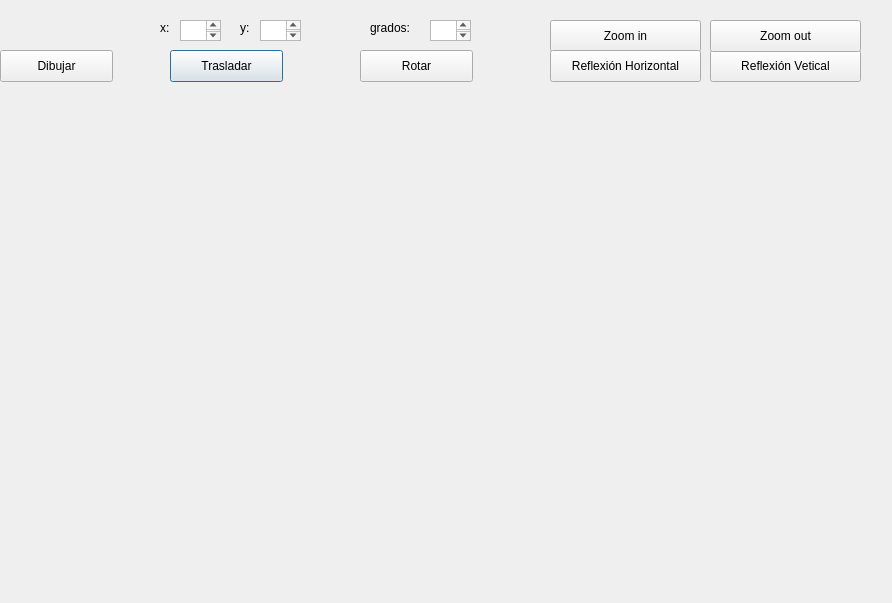
<?xml version="1.0" encoding="UTF-8"?>
<ui version="4.0">
 <class>Dialog</class>
 <widget class="QDialog" name="Dialog">
  <property name="geometry">
   <rect>
    <x>0</x>
    <y>0</y>
    <width>892</width>
    <height>603</height>
   </rect>
  </property>
  <property name="windowTitle">
   <string>Dialog</string>
  </property>
  <widget class="QLabel" name="label_4">
   <property name="geometry">
    <rect>
     <x>240</x>
     <y>20</y>
     <width>51</width>
     <height>16</height>
    </rect>
   </property>
   <property name="text">
    <string>y:</string>
   </property>
  </widget>
  <widget class="QTextEdit" name="boxXinicio">
   <property name="geometry">
    <rect>
     <x>180</x>
     <y>20</y>
     <width>41</width>
     <height>21</height>
    </rect>
   </property>
  </widget>
  <widget class="QPushButton" name="pushButton_2">
   <property name="geometry">
    <rect>
     <x>170</x>
     <y>50</y>
     <width>113</width>
     <height>32</height>
    </rect>
   </property>
   <property name="text">
    <string>Trasladar</string>
   </property>
  </widget>
  <widget class="QPushButton" name="pushButton_5">
   <property name="geometry">
    <rect>
     <x>550</x>
     <y>20</y>
     <width>151</width>
     <height>32</height>
    </rect>
   </property>
   <property name="text">
    <string>Zoom in</string>
   </property>
  </widget>
  <widget class="QTextEdit" name="boxYinicio">
   <property name="geometry">
    <rect>
     <x>260</x>
     <y>20</y>
     <width>41</width>
     <height>21</height>
    </rect>
   </property>
  </widget>
  <widget class="QLabel" name="label_3">
   <property name="geometry">
    <rect>
     <x>160</x>
     <y>20</y>
     <width>41</width>
     <height>16</height>
    </rect>
   </property>
   <property name="text">
    <string>x:</string>
   </property>
  </widget>
  <widget class="QLabel" name="label_5">
   <property name="geometry">
    <rect>
     <x>370</x>
     <y>20</y>
     <width>51</width>
     <height>16</height>
    </rect>
   </property>
   <property name="text">
    <string>grados:</string>
   </property>
  </widget>
  <widget class="QPushButton" name="pushButton">
   <property name="geometry">
    <rect>
     <x>0</x>
     <y>50</y>
     <width>113</width>
     <height>32</height>
    </rect>
   </property>
   <property name="text">
    <string>Dibujar</string>
   </property>
  </widget>
  <widget class="QPushButton" name="pushButton_7">
   <property name="geometry">
    <rect>
     <x>710</x>
     <y>50</y>
     <width>151</width>
     <height>32</height>
    </rect>
   </property>
   <property name="text">
    <string>Reflexión Vetical</string>
   </property>
  </widget>
  <widget class="QPushButton" name="pushButton_4">
   <property name="geometry">
    <rect>
     <x>710</x>
     <y>20</y>
     <width>151</width>
     <height>32</height>
    </rect>
   </property>
   <property name="text">
    <string>Zoom out</string>
   </property>
  </widget>
  <widget class="QPushButton" name="pushButton_3">
   <property name="geometry">
    <rect>
     <x>360</x>
     <y>50</y>
     <width>113</width>
     <height>32</height>
    </rect>
   </property>
   <property name="text">
    <string>Rotar</string>
   </property>
  </widget>
  <widget class="QPushButton" name="pushButton_6">
   <property name="geometry">
    <rect>
     <x>550</x>
     <y>50</y>
     <width>151</width>
     <height>32</height>
    </rect>
   </property>
   <property name="text">
    <string>Reflexión Horizontal</string>
   </property>
  </widget>
  <widget class="QTextEdit" name="boxGrados">
   <property name="geometry">
    <rect>
     <x>430</x>
     <y>20</y>
     <width>41</width>
     <height>21</height>
    </rect>
   </property>
  </widget>
 </widget>
 <resources/>
 <connections/>
</ui>
